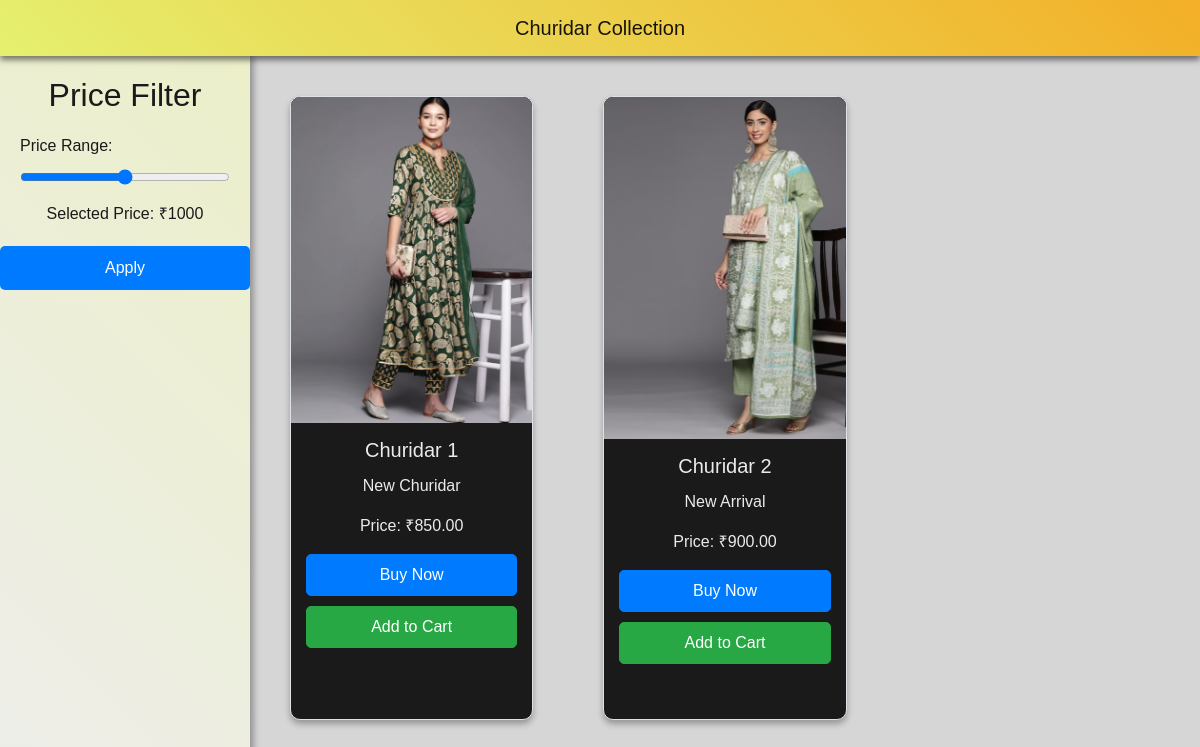
The app's page /churidar with its own data.
### finer/models.py (models this page shows, shortened)
class Product(models.Model):
    name = models.CharField(max_length=255)
    description = models.TextField()
    category = models.CharField(max_length=255)
    subtype = models.CharField(max_length=255, blank=True, null=True)
    image = models.ImageField(upload_to='product_images/', null=True, blank=True)
    price = models.DecimalField(max_digits=10, decimal_places=2)

### finer/views.py (the view)
# urls.py: path('churidar', views.churidar, name='churidar'),
def churidar(request):
    churidar = Product.objects.filter(subtype='Churidar')
    return render(request, 'churidar.html', {'churidar': churidar})

### finer/templates/churidar.html (shortened to what this page needs)
{% load static %}
<!DOCTYPE html>
<html lang="en">
  <head>
    <link
      rel="stylesheet"
      href="https://stackpath.bootstrapcdn.com/bootstrap/4.5.2/css/bootstrap.min.css"
    />
  </head>
  <body>
    <nav class="navbar navbar-expand-lg navbar-light fixed-top">
      <a class="navbar-brand" href="#">Churidar Collection</a>
    </nav>
    <div class="sidebar">
      <h2>Price Filter</h2>
      <div class="slider-container">
        <label class="slider-label" for="price-slider">Price Range:</label>
        <input
          type="range"
          class="slider"
          id="price-slider"
          min="0"
          max="2000"
          oninput="updatePriceDisplay()"
        />
        <p class="price-display">
          Selected Price: ₹<span id="selected-price">2000</span>
        </p>
      </div>
      <button id="apply-btn" type="button">Apply</button>
    </div>
    <div class="content">
      <div class="row">
        {% for churidar in churidar %}
        <div class="col-md-4">
          <div class="card" data-card-index="{{ forloop.counter0 }}">
            <img
              src="{{ churidar.image.url }}"
              class="card-img-top"
              alt="{{ churidar.name }} Image"
            />
            <div class="card-body">
              <h5 class="card-title">{{ churidar.name }}</h5>
              <p class="card-text">{{ churidar.description }}</p>
              <p class="card-price">Price: ₹{{ churidar.price }}</p>
              <a href="{% url 'checkout' churidar.price %}" class="buy-now-btn"
                >Buy Now</a
              >
              <a
                href="{% url 'add_to_cart' product_id=churidar.id %}"
                class="add-to-cart-btn"
                >Add to Cart</a
              >
            </div>
          </div>
        </div>
        {% endfor %}
      </div>
    </div>
  </body>
</html>

### finer/templates/churidar.html (style rules this page uses)
body { font-family: "Cursive", sans-serif; background: #d6d6d6; color: #edeaea; padding-top: 56px; margin: 0; }
nav { font-family: "Cursive", sans-serif; background: linear-gradient(45deg, #e5f06f, #f3af27); box-shadow: 0 4px 6px rgba(0, 0, 0, 0.5); }
.navbar-brand { margin-left: auto; margin-right: auto; text-align: center; width: 100%; color: #1a1a1a; }
nav a { color: #1a1a1a; }
.sidebar { position: fixed; width: 250px; height: 100%; background: linear-gradient(45deg, #ededec, #ecefc9); color: #1a1a1a; padding-top: 20px; box-shadow: 4px 0 6px rgba(0, 0, 0, 0.3); }
.sidebar h2 { text-align: center; margin-bottom: 20px; color: #1a1a1a; }
.sidebar p { padding: 0 15px; margin-bottom: 20px; }
.sidebar .slider-container { margin: 20px; }
.sidebar .slider-label { margin-bottom: 10px; color: #1a1a1a; }
.sidebar .slider { width: 100%; }
.sidebar .price-display { margin-top: 10px; color: #1a1a1a; text-align: center; }
.sidebar button { width: 100%; padding: 10px; background-color: #007bff; color: #fff; border: none; border-radius: 5px; cursor: pointer; }
.content { margin-left: 250px; padding: 20px; text-align: center; }
.card { margin: 20px; border: 1px solid #dee2e6; border-radius: 10px; overflow: hidden; transition: transform 0.2s; background-color: #1a1a1a; box-shadow: 0 4px 6px rgba(0, 0, 0, 0.3); max-width: 250px; height: 100%; }
.card { display: none; }
.card img { width: 100%; height: auto; object-fit: cover; }
.card-body { text-align: center; padding: 15px; }
.row { display: flex; flex-wrap: wrap; justify-content: space-around; }
.buy-now-btn, .add-to-cart-btn { display: block; width: 100%; padding: 8px 12px; text-decoration: none; color: #fff; border-radius: 5px; }
.buy-now-btn { background-color: #007bff; border: 1px solid #007bff; margin-bottom: 10px; }
.add-to-cart-btn { background-color: #28a745; border: 1px solid #28a745; }

### records on screen
Product: image (picture), name "Churidar 1", description "New Churidar", price "850.00"
Product: image (picture), name "Churidar 2", description "New Arrival", price "900.00"
